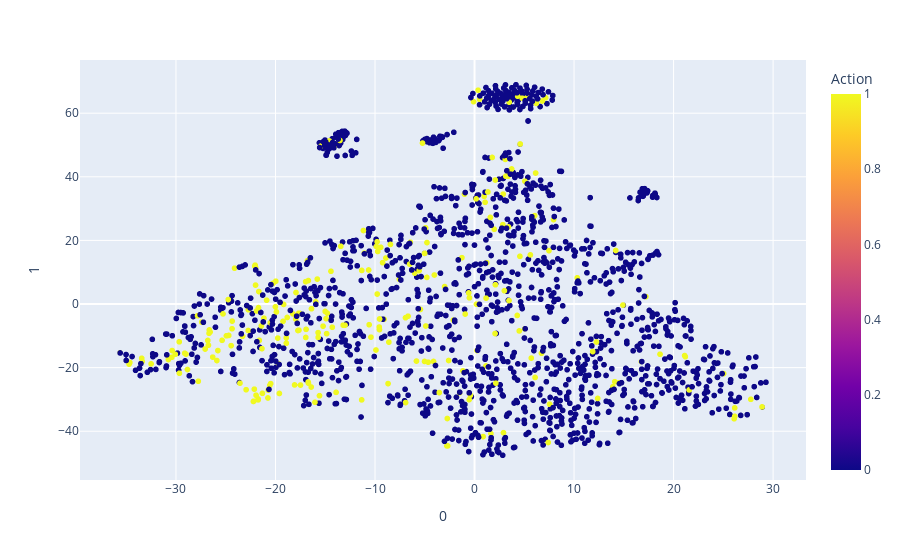

Notebook source saved alongside this figure:
### Code cell
tsne = TSNE()
users = tsne.fit_transform(model.get_layer('users').get_weights()[0])
movies = tsne.fit_transform(model.get_layer('movies').get_weights()[0])
new_df = pd.DataFrame(movies)
new_df[2] = items['movie title'].to_numpy()
new_df.set_index(np.array(new_df.index)+1, inplace = True)
# new_df[3] = items.drop(columns=[0,1,2,3,4]).idxmax(axis=1)
new_df = pd.concat([new_df,items[['release date' ,'video release date' ,
                           'IMDb URL' ,'unknown' ,'Action' ,'Adventure' ,'Animation' ,
                           'Children' ,'Comedy' ,'Crime' ,'Documentary' ,'Drama' ,'Fantasy' ,
                           'Film-Noir' ,'Horror' ,'Musical' ,'Mystery' ,'Romance' ,'Sci-Fi' ,
                           'Thriller' ,'War' ,'Western']]],axis=1)
fig = px.scatter(new_df, x=0, y=1,hover_data=[2],color='Action')
fig.show()

### Figure 1 — Plotly figure (JSON) as saved in the notebook; plotly's stock layout.template omitted (floating-point values rounded to 4 significant figures; data arrays with more than 128 entries replaced by an {"elided": "..."} marker saying what was removed)
{"data": [{"customdata": {"elided": "1682x1 str values"}, "hovertemplate": "0=%{x}<br>1=%{y}<br>2=%{customdata[0]}<br>Action=%{marker.color}<extra></extra>", "legendgroup": "", "marker": {"color": {"elided": "1682 int values"}, "coloraxis": "coloraxis", "symbol": "circle"}, "mode": "markers", "name": "", "showlegend": false, "x": {"elided": "1682 float values"}, "xaxis": "x", "y": {"elided": "1682 float values"}, "yaxis": "y", "type": "scattergl"}], "layout": {"xaxis": {"anchor": "y", "domain": [0, 1], "title": {"text": "0"}, "type": "linear", "range": [-39.66, 33.32], "autorange": true}, "yaxis": {"anchor": "x", "domain": [0, 1], "title": {"text": "1"}, "type": "linear", "range": [-55.81, 77.2], "autorange": true}, "coloraxis": {"colorbar": {"title": {"text": "Action"}}, "colorscale": [[0, "#0d0887"], [0.1111, "#46039f"], [0.2222, "#7201a8"], [0.3333, "#9c179e"], [0.4444, "#bd3786"], [0.5556, "#d8576b"], [0.6667, "#ed7953"], [0.7778, "#fb9f3a"], [0.8889, "#fdca26"], [1, "#f0f921"]]}, "legend": {"tracegroupgap": 0}, "margin": {"t": 60}, "autosize": true}}
